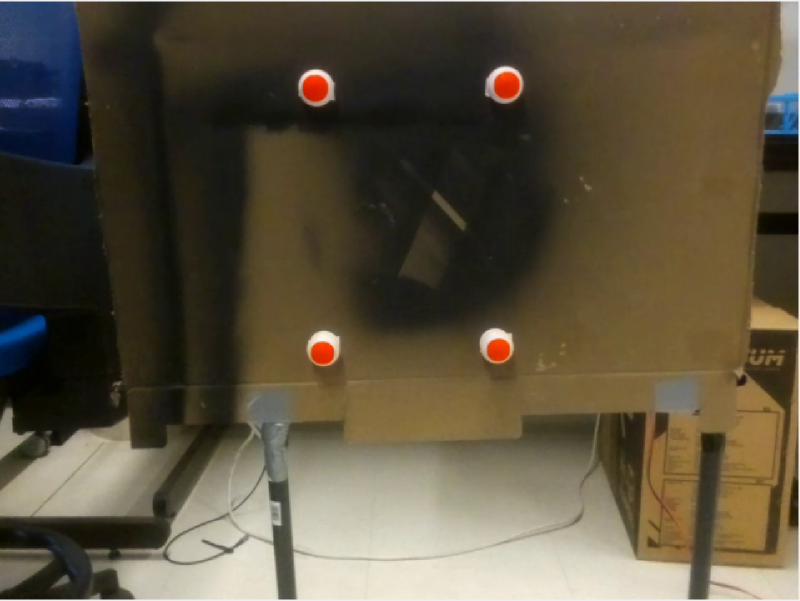
#> input picture Imagen/imagen.png, 1599 x 1201 px (shown at 1/2 size)
$ python calibrarHSV.py
#> lines starting #> are read from the running program, lines starting #| are printed output that depends on the picture; after the words box and inside, x2 and y2 are one past the last pixel; in counts of white or black regions, pixels touching at a corner belong together
import cv2
import numpy as np

def nada(x):
    # Función vacía para los trackbars, ya que getTrackbarPos() se encarga
    pass

ruta_imagen = 'imagen.png'
ancho_ventana = 640

imagen_bgr_original = cv2.imread(ruta_imagen)
#> imagen_bgr_original is the input picture: shape (1201, 1599, 3); mean B, G, R 62.2, 81.2, 90.5

if imagen_bgr_original is None:
    print(f"Error: No se pudo cargar la imagen desde '{ruta_imagen}'.")
    print("Asegúrate de que la imagen exista y la ruta sea correcta.")
    exit()

altura_original, ancho_original = imagen_bgr_original.shape[:2]
#> altura_original = 1201; ancho_original = 1599
if ancho_original > ancho_ventana:
    ratio = ancho_ventana / float(ancho_original)
#> ratio = 0.4
    nueva_altura = int(altura_original * ratio)
#> nueva_altura = 480
    imagen_bgr = cv2.resize(imagen_bgr_original, (ancho_ventana, nueva_altura))
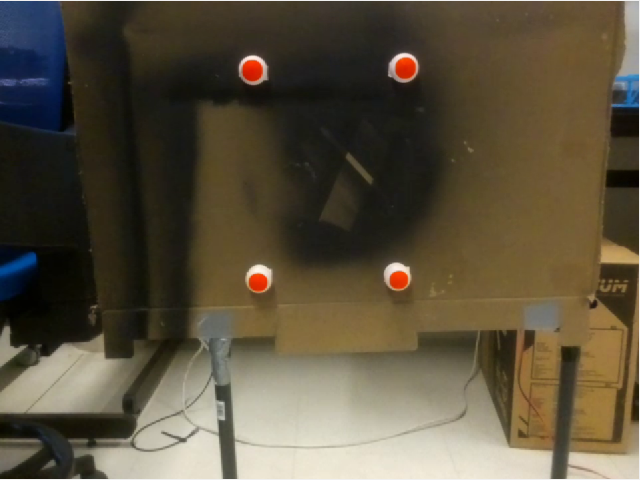
#> imagen_bgr: shape (480, 640, 3); mean B, G, R 62.1, 81.1, 90.3
else:
    imagen_bgr = imagen_bgr_original.copy()

imagen_hsv = cv2.cvtColor(imagen_bgr, cv2.COLOR_BGR2HSV)
#> imagen_hsv: shape (480, 640, 3); mean H, S, V 26, 99.5, 92.5

# --- Crear ventanas ---
cv2.namedWindow('Imagen Original', cv2.WINDOW_NORMAL) # Ventana para la imagen original
cv2.resizeWindow('Imagen Original', ancho_ventana, imagen_bgr.shape[0])
cv2.imshow('Imagen Original', imagen_bgr) # Mostrar la imagen original

cv2.namedWindow('Mascara', cv2.WINDOW_NORMAL) # Ventana para la máscara resultante
cv2.resizeWindow('Mascara', ancho_ventana, imagen_bgr.shape[0])

cv2.namedWindow('Controles HSV')
cv2.resizeWindow('Controles HSV', 400, 300) # Ajusta el tamaño de la ventana de controles

# --- Crear Trackbars ---
# Los valores iniciales son teoricamente para amarillo
cv2.createTrackbar('H Min', 'Controles HSV', 20, 179, nada)
cv2.createTrackbar('H Max', 'Controles HSV', 35, 179, nada)
cv2.createTrackbar('S Min', 'Controles HSV', 100, 255, nada)
cv2.createTrackbar('S Max', 'Controles HSV', 255, 255, nada)
cv2.createTrackbar('V Min', 'Controles HSV', 100, 255, nada)
cv2.createTrackbar('V Max', 'Controles HSV', 255, 255, nada)

print("Ajusta los trackbars hasta que la 'Mascara' muestre solo la cinta amarilla.")
print("Presiona 'q' para salir y mostrar los valores seleccionados.")

while True:
    # --- Obtener valores de los trackbars ---
    h_min = cv2.getTrackbarPos('H Min', 'Controles HSV')
    h_max = cv2.getTrackbarPos('H Max', 'Controles HSV')
    s_min = cv2.getTrackbarPos('S Min', 'Controles HSV')
    s_max = cv2.getTrackbarPos('S Max', 'Controles HSV')
    v_min = cv2.getTrackbarPos('V Min', 'Controles HSV')
    v_max = cv2.getTrackbarPos('V Max', 'Controles HSV')

    # Asegurarse de que H_min no sea mayor que H_max, etc. (buena práctica)
    # Aunque getTrackbarPos no lo permite directamente, esta comprobación protege
    # si los valores se cambian en un orden inusual o si se usaran variables externas.
    if h_min > h_max: h_min, h_max = h_max, h_min
    if s_min > s_max: s_min, s_max = s_max, s_min
    if v_min > v_max: v_min, v_max = v_max, v_min

    limite_inferior = np.array([h_min, s_min, v_min])
    limite_superior = np.array([h_max, s_max, v_max])

    # --- Aplicar máscara ---
    mascara = cv2.inRange(imagen_hsv, limite_inferior, limite_superior)
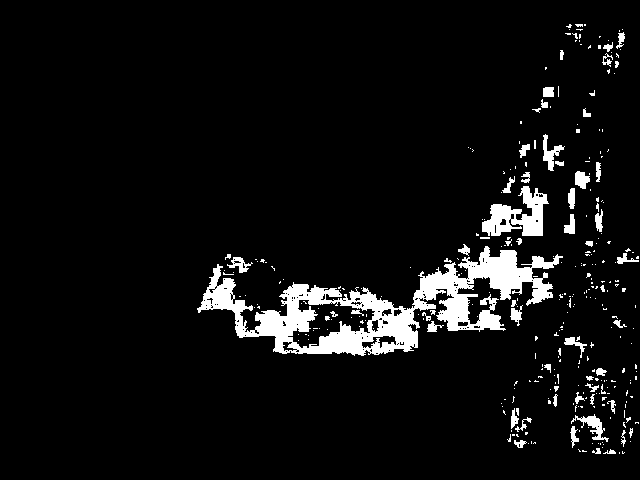
#> mascara: shape (480, 640); 6.3% white; 323 white regions (266 under 20 px), largest, box (x1, y1, x2, y2) and area: (197, 246, 563, 356) 12696, (482, 186, 549, 236) 1680, (571, 414, 609, 442) 327

    # --- Mostrar la máscara ---
    cv2.imshow('Mascara', mascara)

    # --- Esperar una pulsación de tecla ---
    # cv2.waitKey(1) espera 1 milisegundo y devuelve el código ASCII de la tecla pulsada.
    # Si no se pulsa ninguna tecla, devuelve -1.
    # & 0xFF es para asegurar compatibilidad en diferentes sistemas operativos.
    key = cv2.waitKey(1) & 0xFF
#> (key q is pressed here)

    # --- Salir si se presiona 'q' ---
    if key == ord('q'): # ord('q') devuelve el valor ASCII de 'q'
        break

# --- Fuera del bucle: mostrar los valores finales ---
print("\nValores HSV seleccionados:")
print(f"H Min: {h_min}, H Max: {h_max}")
print(f"S Min: {s_min}, S Max: {s_max}")
print(f"V Min: {v_min}, V Max: {v_max}")

# --- Cerrar todas las ventanas de OpenCV ---
cv2.destroyAllWindows()
